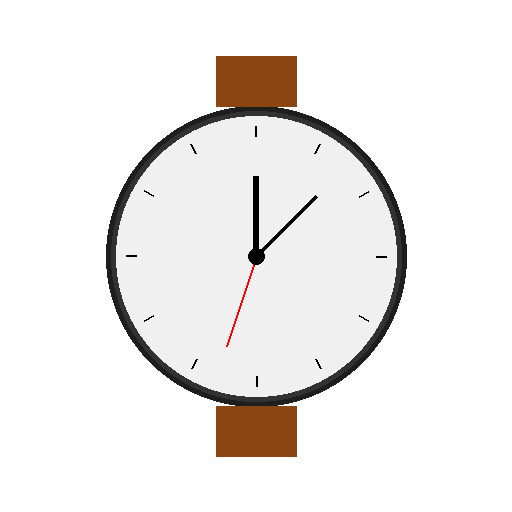
#> input picture Downloads/corpus-mlx/test_product_watch.png, 512 x 512 px
$ python create_comparison.py
#> lines starting #> are read from the running program, lines starting #| are printed output that depends on the picture
#!/usr/bin/env python3
"""
Create comparison images showing product placement improvements
"""

from PIL import Image, ImageDraw, ImageFont
import os

def create_comparison():
    """Create side-by-side comparisons of product placements."""

    # Define comparisons
    comparisons = [
        {
            "title": "Watch Placement Evolution",
            "images": [
                ("test_product_watch.png", "Original Product"),
                ("watch_on_desk.png", "V1: Basic Placement"),
                ("v2_watch_marble.png", "V2: Improved Integration")
            ]
        },
        {
            "title": "Headphones Placement Evolution",
            "images": [
                ("test_product_headphones.png", "Original Product"),
                ("headphones_gaming.png", "V1: Gaming Setup"),
                ("v2_headphones_piano.png", "V2: Piano w/ Reflection")
            ]
        }
    ]

    for idx, comp in enumerate(comparisons):
        print(f"Creating comparison {idx + 1}: {comp['title']}")

        # Load images
        images = []
        max_height = 0
        total_width = 0

        for img_path, label in comp['images']:
            if os.path.exists(img_path):
                img = Image.open(img_path)
#> img is the input picture: PIL image 512x512 RGBA; mean R, G, B, A 239.3, 236.9, 235.3, 77.2
                # Resize to consistent height
                target_height = 400
                ratio = target_height / img.height
#> ratio = 0.781
                new_width = int(img.width * ratio)
#> new_width = 400
                img = img.resize((new_width, target_height), Image.Resampling.LANCZOS)
#> img: PIL image 400x400 RGBA
                images.append((img, label))
                max_height = max(max_height, img.height)
#> max_height = 400
                total_width += img.width
#> total_width = 400
            else:
                print(f"  Warning: {img_path} not found")

        if not images:
            continue

        # Create canvas
        padding = 20
#> padding = 20
        label_height = 40
        canvas_width = total_width + padding * (len(images) + 1)
        canvas_height = max_height + label_height * 2 + padding * 2
#> canvas_height = 520

        canvas = Image.new('RGB', (canvas_width, canvas_height), (240, 240, 240))
#> canvas: PIL image 860x520 RGB; every value is 240
        draw = ImageDraw.Draw(canvas)

        # Add title
        title_y = padding
#> title_y = 20
        draw.text((canvas_width // 2 - len(comp['title']) * 4, title_y),
                 comp['title'], fill=(0, 0, 0))

        # Place images
        x_offset = padding
#> x_offset = 20
        y_offset = label_height + padding
#> y_offset = 60

        for img, label in images:
            # Add label
            label_x = x_offset + img.width // 2 - len(label) * 3
            draw.text((label_x, y_offset - 20), label, fill=(50, 50, 50))

            # Place image
            canvas.paste(img, (x_offset, y_offset))

            # Add border
            draw.rectangle(
                [(x_offset - 1, y_offset - 1),
                 (x_offset + img.width, y_offset + img.height)],
                outline=(200, 200, 200),
                width=1
            )

            x_offset += img.width + padding
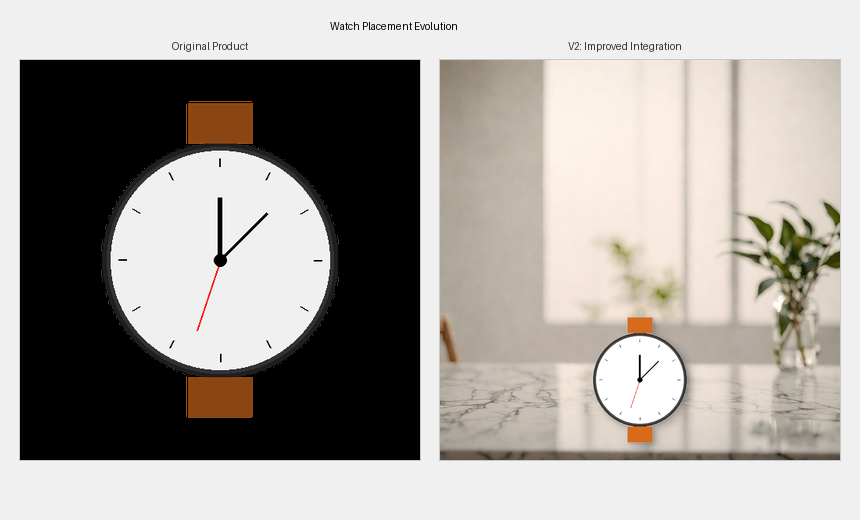
#> canvas: PIL image 860x520 RGB; mean R, G, B 163.5, 158.8, 153.8

        # Save comparison
        output_name = f"comparison_{idx + 1}_{comp['title'].lower().replace(' ', '_')}.png"
        canvas.save(output_name)
        print(f"  ✅ Saved: {output_name}")

    # Create master comparison
    print("\nCreating master comparison grid...")

    # Grid of all test results
    test_images = [
        ("test_product_watch.png", "Original Watch"),
        ("test_product_headphones.png", "Original Headphones"),
        ("watch_on_desk.png", "V1: Watch on Desk"),
        ("headphones_gaming.png", "V1: Gaming Setup"),
        ("v2_watch_marble.png", "V2: Marble Table"),
        ("v2_headphones_piano.png", "V2: Piano + Reflection"),
        ("quick_test_1_watch_desk.png", "Quick: Office Desk"),
        ("quick_test_2_headphones_table.png", "Quick: Wood Table")
    ]

    # Create 4x2 grid
    cols = 4
    rows = 2
    img_size = 256
    padding = 10

    canvas_width = cols * (img_size + padding) + padding
    canvas_height = rows * (img_size + padding + 30) + padding + 40

    master = Image.new('RGB', (canvas_width, canvas_height), (245, 245, 245))
#> master: PIL image 1074x642 RGB; every value is 245
    draw = ImageDraw.Draw(master)

    # Title
    title = "Product Placement Without Hallucination - Test Results"
    draw.text((canvas_width // 2 - len(title) * 4, 10), title, fill=(0, 0, 0))

    # Place images
    for idx, (img_path, label) in enumerate(test_images):
        if not os.path.exists(img_path):
            continue

        row = idx // cols
        col = idx % cols

        x = padding + col * (img_size + padding)
        y = 50 + row * (img_size + padding + 30)

        # Load and resize
        img = Image.open(img_path)
        img.thumbnail((img_size, img_size), Image.Resampling.LANCZOS)
#> img: PIL image 256x256 RGBA

        # Center in cell
        img_x = x + (img_size - img.width) // 2
#> img_x = 10
        img_y = y + (img_size - img.height) // 2
#> img_y = 50

        # Paste image
        master.paste(img, (img_x, img_y))
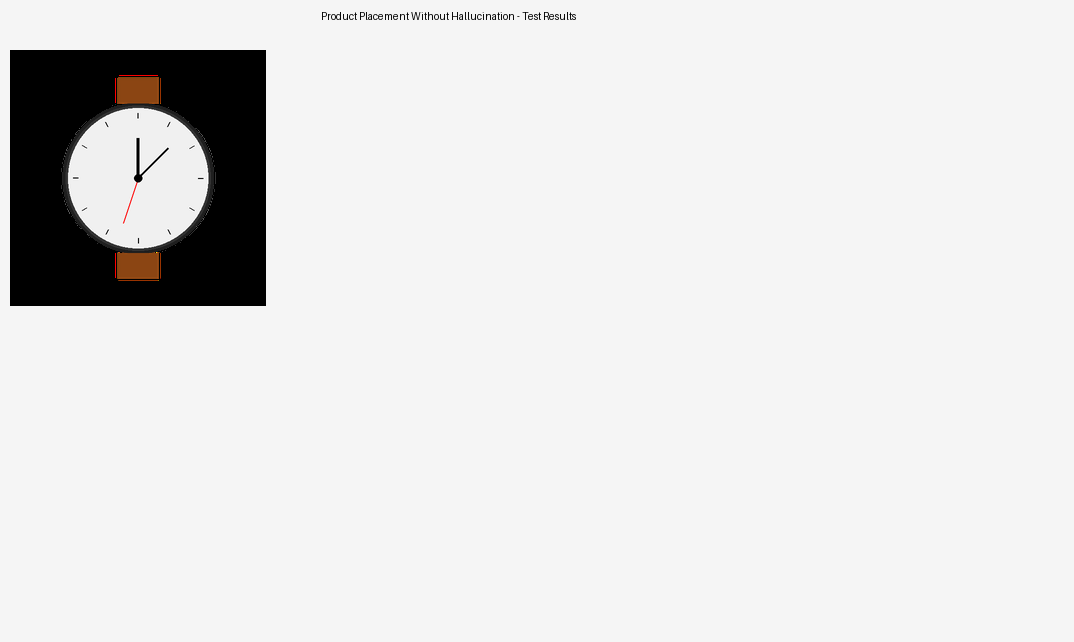
#> master: PIL image 1074x642 RGB; mean R, G, B 227.5, 227.2, 227

        # Add border
        draw.rectangle(
            [(img_x - 1, img_y - 1),
             (img_x + img.width, img_y + img.height)],
            outline=(180, 180, 180),
            width=1
        )

        # Add label
        label_text = label[:20] + "..." if len(label) > 20 else label
        label_x = x + (img_size - len(label_text) * 6) // 2
        draw.text((label_x, y + img_size + 5), label_text, fill=(60, 60, 60))

    master.save("master_comparison_grid.png")
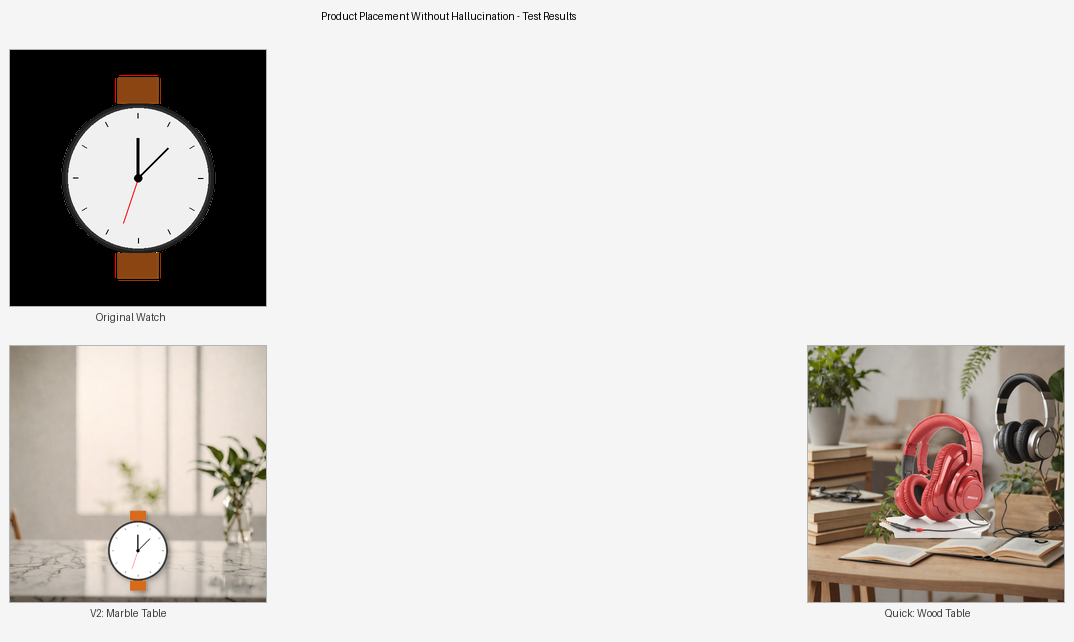
#> saved as master_comparison_grid.png: PIL image 1074x642 RGB; mean R, G, B 214.2, 210.7, 207.8
    print("✅ Saved: master_comparison_grid.png")

    print("\n" + "="*60)
    print("COMPARISON COMPLETE")
    print("="*60)
    print("Generated comparison images showing:")
    print("  1. Original products preserved perfectly")
    print("  2. V1 implementation with basic placement")
    print("  3. V2 improvements with better integration")
    print("  - Layered shadows for realism")
    print("  - Lighting adjustment to match scenes")
    print("  - Optional reflections for glossy surfaces")
    print("  - Better edge blending")

if __name__ == "__main__":
    create_comparison()
